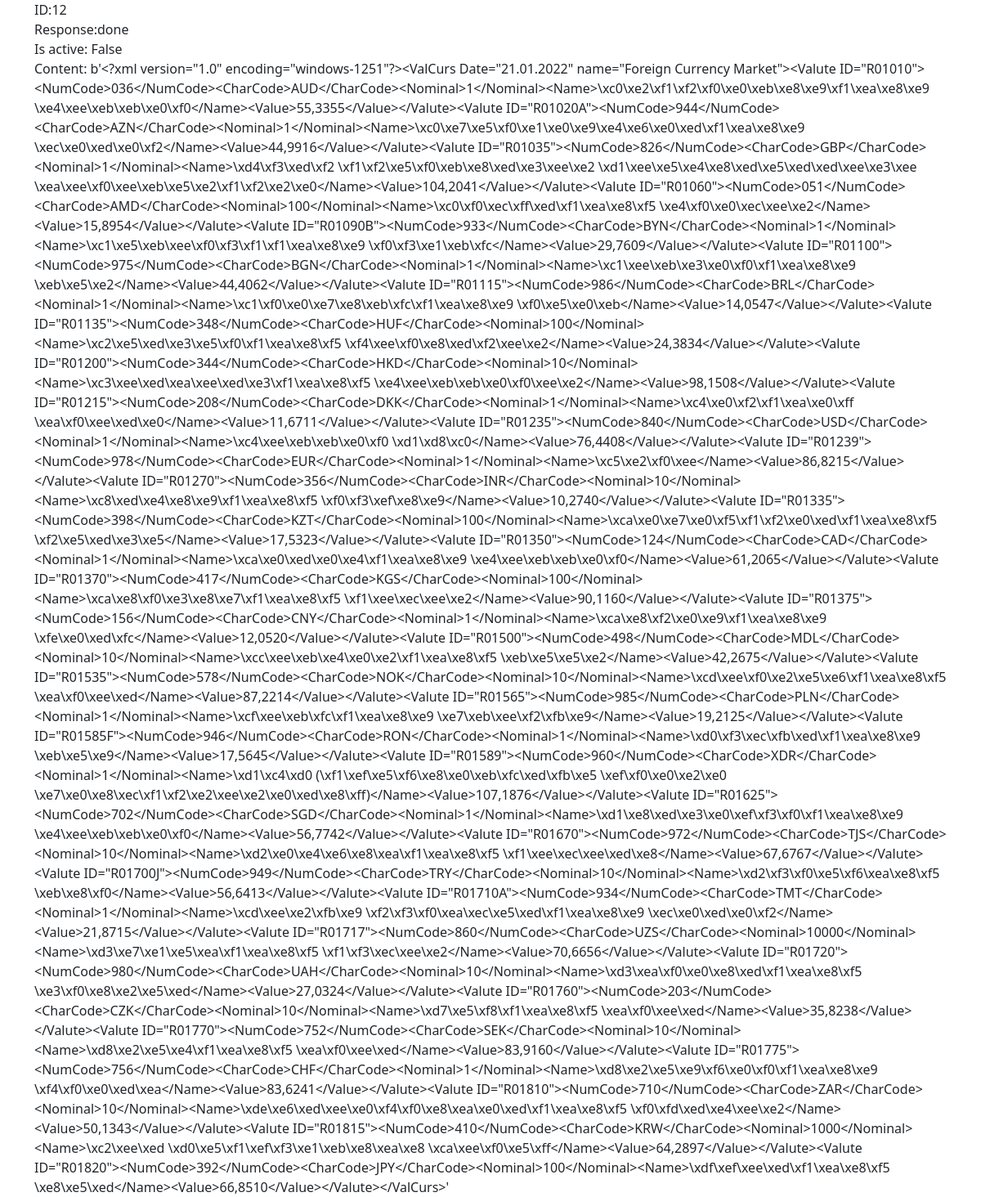
/list/12/, run on the app's committed database.
### task/models.py (models this page shows, shortened)
class Task(models.Model):
    CATEGORY_CHOICES = (
        (1, 'Действие 1'),
        (2, 'Действие 2'),
        (3, 'Действие 3'),
        (4, 'Действие 4'),
        (5, 'Действие 5'),
    )
    STATUS_CHOICES = (
        (1, ' Успешно'),
        (2, 'Ошибка'),
        (3, 'Ожидание'),
    )
    url = models.CharField('url', max_length=150)
    content = models.TextField(blank=True)
    response = models.TextField(default=None, null=True)
    status = models.PositiveSmallIntegerField('Ответ', choices=STATUS_CHOICES, null=True)
    is_active = models.BooleanField(default=True)
    category = models.PositiveSmallIntegerField('Тип задачи', choices=CATEGORY_CHOICES, null=True)
    started_at = models.DateTimeField(auto_now_add=True)
    finished_at = models.DateTimeField(default=None, null=True, blank=True)
    created_at = models.DateTimeField(editable=False)
    updated_at = models.DateTimeField(editable=False)
    deleted_at = models.DateTimeField(default=None, null=True, blank=True)
    user = models.ForeignKey(User, verbose_name="Пользователь", on_delete=models.SET_NULL, null=True)
    package = models.IntegerField("PackageID", default=None, null=True)
    parent = models.ForeignKey(
        'self', verbose_name="Задача", on_delete=models.SET_NULL, blank=True, null=True
    )
    class Meta:
        verbose_name = "Задача"
        verbose_name_plural = "Задачи"

### task/views.py (the view)
# urls.py: path('list/<int:pk>/', TaskDetailView.as_view(), name='task_id'),
class TaskDetailView(DetailView):
    model = Task
    template_name = 'tasks/task_detail.html'

### templates/tasks/task_detail.html
{% extends 'base.html' %}
{% block content %}
<div>ID:{{task.id}}</div>
<div>Response:{{task.response}}</div>
<div>Is active: {{task.is_active}}</div>
<div>Content: {{task.content}}</div>
{% endblock content%}

### data on the page
Task: id "12", response "done", is_active "False", content "b'<?xml version=\"1.0\" encoding=\"windows-1251\"?><ValCurs Date=\"21.01.2022\" name=\"Foreign Currency Market\"><Valute ID=\"R01010\"><NumCode>036</NumCode><CharCode>AUD</CharCode><Nominal>1</Nominal><Name>\\xc0\\xe2\\xf1\\xf2\\xf0\\xe0\\xeb\\xe8\\xe9\\xf1\\xea\\xe8\\xe9 \\xe4\\xee\\xeb\\xeb\\xe0\\xf0</Name><Value>55,3355</Value></Valute><Valute ID=\"R01020A\"><NumCode>944</NumCode><CharCode>AZN</CharCode><Nominal>1</Nominal><Name>\\xc0\\xe7\\xe5\\xf0\\xe1\\xe0\\xe9\\xe4\\xe6\\xe0\\xed\\xf1\\xea\\xe8\\xe9 \\xec\\xe0\\xed\\xe0\\xf2</Name><Value>44,9916</Value></Valute><Valute ID=\"R01035\"><NumCode>826</NumCode><CharCode>GBP</CharCode><Nominal>1</Nominal><Name>\\xd4\\xf3\\xed\\xf2 \\xf1\\xf2\\xe5\\xf0\\xeb\\xe8\\xed\\xe3\\xee\\xe2…"
